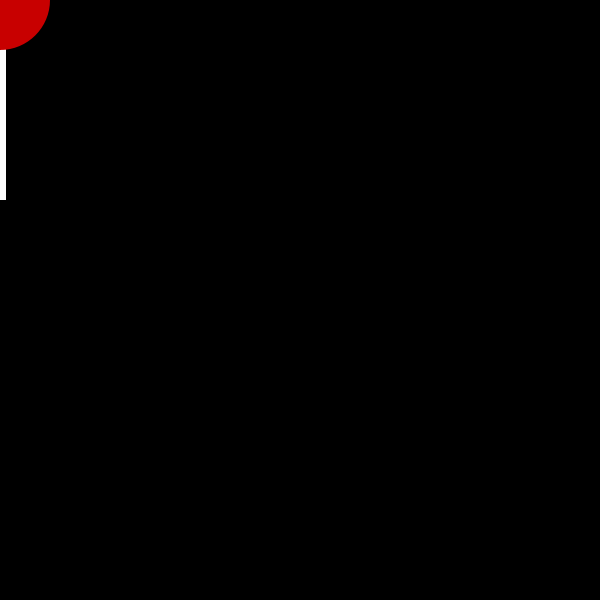
Frame 1 (no input)
Frame 60 (the mouse pressed at the canvas centre just before this capture): identical to frame 1, image omitted
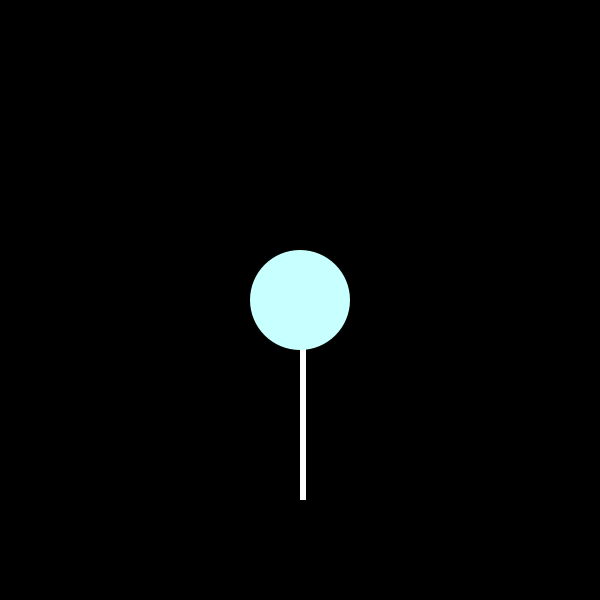
Frame 120 (the mouse held since frame 60 and released just before this capture)

The Processing sketch that drew these frames (run headless with seeded random() and noise(); from frame 60 on, the mouse is pressed at the canvas centre):

// Processing sketch: processing_2432
// ── processing_2432.pde

/*what flavour is that anyway?

june 2009
cittavritti@shaw.ca
*/


void setup(){
  background(0);
  size(600,600);
  smooth();
   
};



void draw(){
  noStroke();
  background(0);
  
  fill(255, 255, 255);
  rect(mouseX, mouseY, 6, 200);
  
  fill(200, mouseX, mouseY);
  ellipse(mouseX, mouseY, 100, 100);
  
};
